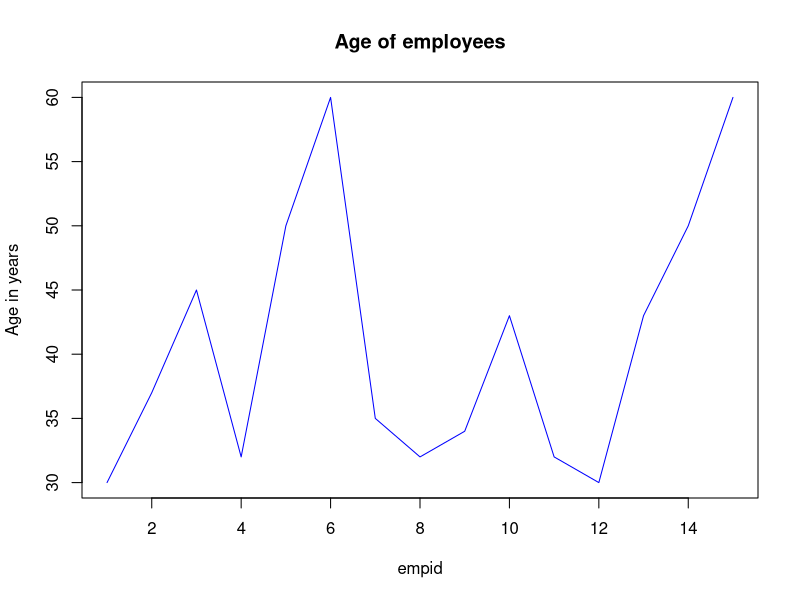
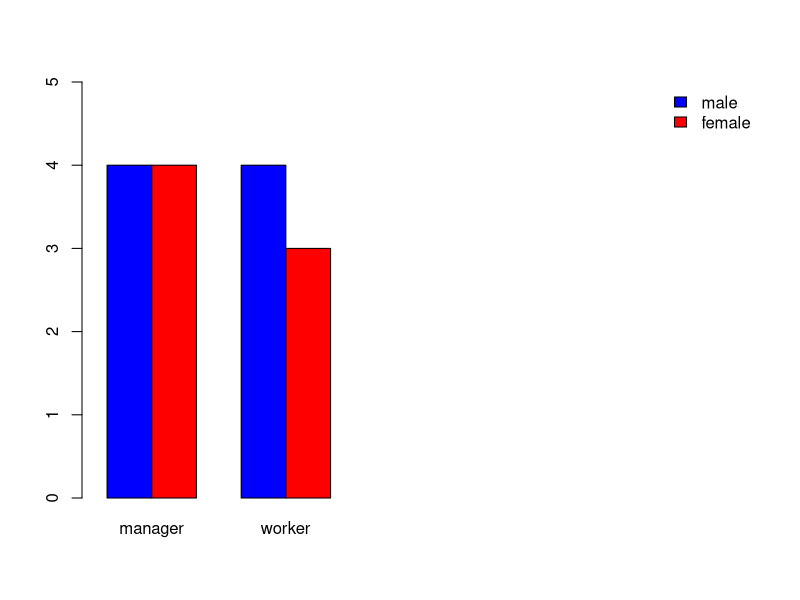
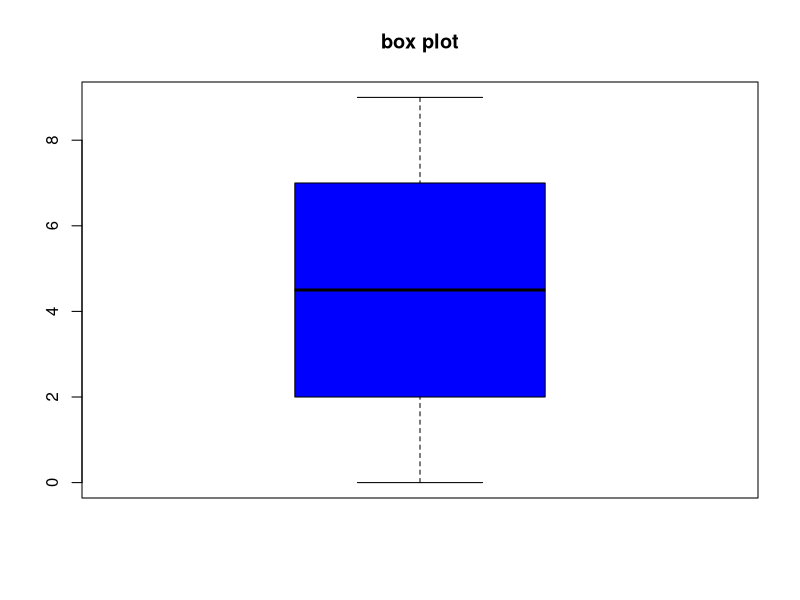

Write R code to recreate these figures, in order.
#creating a vector empid
empid = c(1,2,3,4,5,6,7,8,9,10,11,12,13,14,15)
empid

## [1] 1 2 3 4 5 6 7 8 9 10 11 12 13 14 15

# creating a vector age
age = c(30,37,45,32,50,60,35,32,34,43,32,30,43,50,60)
age

## [1] 30 37 45 32 50 60 35 32 34 43 32 30 43 50 60

# creating a vector gender
gender=c(0,1,0,1,1,1,0,0,1,0,0,1,1,0,0)
gender

## [1] 0 1 0 1 1 1 0 0 1 0 0 1 1 0 0

# creating a vector status
status=c(1,1,2,2,1,1,1,2,2,1,2,1,2,1,2)
status

## [1] 1 1 2 2 1 1 1 2 2 1 2 1 2 1 2

# creating a data frame (Combining vectors) 
# basically, creating a whole table consisting of all 4 vectors
empinfo=data.frame(empid,age,gender,status)
empinfo

empinfo$gender <- factor(empinfo$gender, labels = c("male", "female"))
empinfo$gender

empinfo

empinfo$status <- factor(empinfo$status, labels = c("manager", "worker"))
empinfo$status

empinfo


## extracting the male data
male = subset(empinfo, empinfo$gender == "male")
male

# extracting the female data
female = subset(empinfo, empinfo$gender == "female")
female

## summary

summary(empinfo)

## plotting the graph

plot(empinfo$age, type="l",
     main = "Age of employees",
     xlab = "empid",
     ylab = "Age in years",
     col = "blue")

table3 = table(empinfo$gender, empinfo$status)

## plotting bar plot

barplot(table3,beside=T,xlim=c(1,15),ylim=c(0,5),col=c("blue", "red"))
legend("topright",legend=rownames(table3),fill=c('blue','red'),bty="n")

# to find the mode

m = c(1,1,1,1,1,11,1,1,1,1,2,2,2,2,2,2,2,2,2,2,2,2,2,2,2,2,2,2,2,3,3,3,3,3,3,3,3,3,3,3,3,3)
freq_table = table(m)
freq_table
most_freq = names(freq_table)[which.max(freq_table)]
most_freq


# box plot
data = c(5,6,7,8,9,0,1,2,3,4)
boxplot(data, main='box plot', col='blue')
